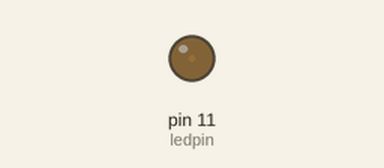
Recording of a sketch running on a simulated Arduino Uno, built with avr-gcc and run on an emulated ATmega328P. Shown: output pins drawn as LEDs (lit = HIGH).

Above: at 0.05 s.
At 2.25 s:
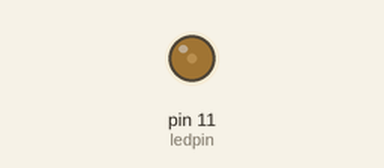
Timing chart, 0 to 7.2 s (numbered marks = the images above):
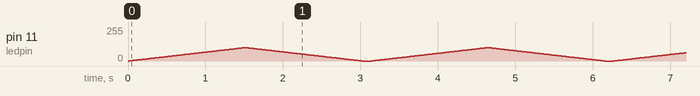

The sketch:

05-breathing-led.ino
```cpp
/***********************************************************
File name: 05_breathingLed.ino
Description: PWM control the LED gradually from dark to
             brighter, then from brighter to dark
Website: www.quadstore.in
***********************************************************/
int ledpin=11; //definition digital 11 pins as pin to control the LED

void setup ()
{
  pinMode(ledpin,OUTPUT); //Set digital 11 port mode, the OUTPUT for the output
}

void loop()
{
   for (int a=0; a<=100;a++)  //Loop, PWM control of LED brightness increase
   {
     analogWrite(ledpin,a);   //PWM output value a (0~255)
     delay(15);                //The duration of the current brightness level. 15ms
   }
   for (int a=100; a>=0;a--)  //Loop, PWM control of LED brightness Reduced
   {
     analogWrite(ledpin,a);   //PWM output value a (255~0)
     delay(15);                //The duration of the current brightness level. 15ms
   }
   delay(100);                //100ms delay
}
```
